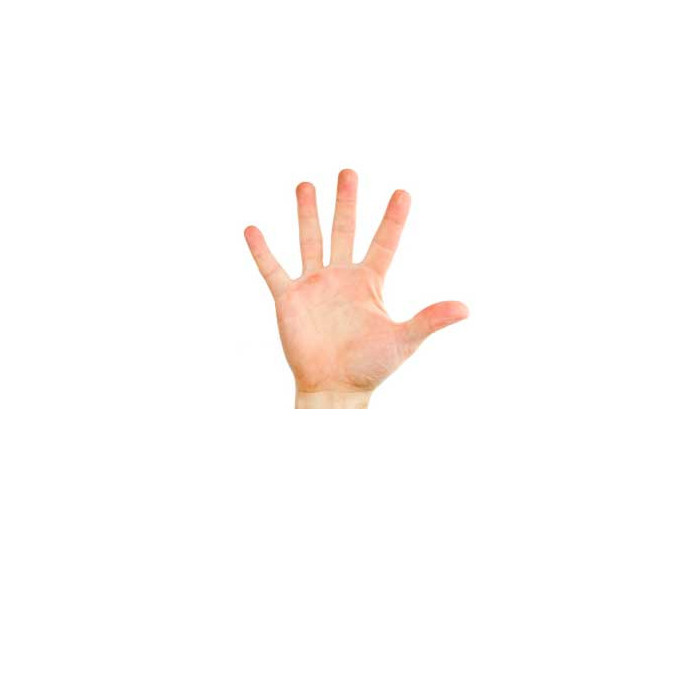
#> input picture testImage.jpg, 700 x 700 px
$ jupyter execute --allow-errors Hand-detection-Viola-Jones.ipynb
#> lines starting #> are read from the running program, lines starting #| are printed output that depends on the picture
# Haar like features
Haar-like features are digital image features used in object recognition.

Each feature is computed by integrating the gray scale image.
The sum of the pixels which lie within the white rectangles are subtracted from the sum of pixels in the grey rectangles.

Viola jones uses 5 types of features:
 - Two rectangle feature, vertical (feature A).
 - Two rectangle feature, horizontal (feature B).
 - Three rectangle feature, horizontal (feature C).
 - Three rectangle feature, vertical (similar to feature C, except it is vertical).
 - Four rectangle feature, (feature D).

Each feature can have different size and location within the detection window. The detection window has a size of 24x24 pixels which gives a total number of 180,000 possible features.

Let's compute the example feature.
First we have to load the image and scale it down.

[cell 1]
import cv2
import matplotlib.pyplot as plt

img = cv2.imread('testImage.jpg')
#> img is the input picture: shape (700, 700, 3); mean B, G, R 250.2, 251.6, 254.3
img = cv2.cvtColor(img, cv2.COLOR_BGR2GRAY)
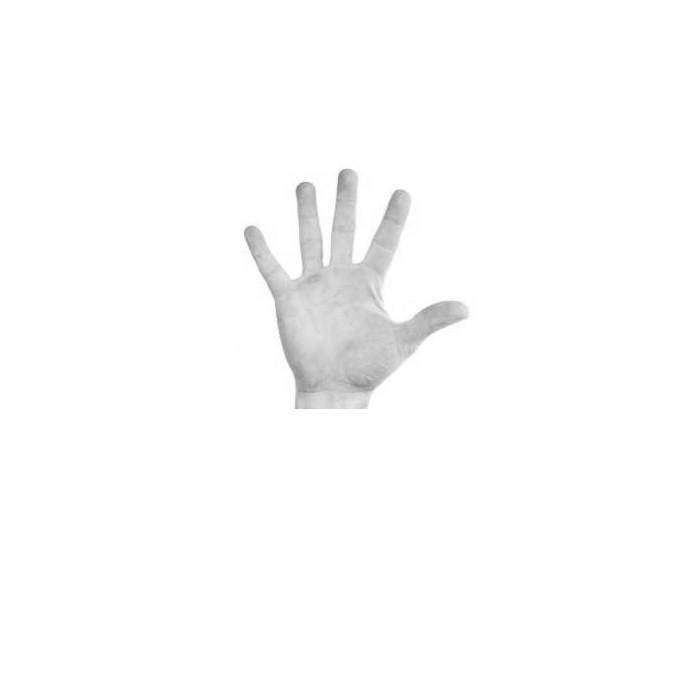
#> img: shape (700, 700); min 136, max 255, mean 252.2
img = cv2.resize(img, (60, 60), interpolation = cv2.INTER_AREA)
#> img: shape (60, 60)

plt.imshow(img ,cmap='gray')
plt.colorbar()
plt.show()

Then let's extract the detection window.

[cell 2]
import numpy as np

def cropImage(img, x, y, width, height):
#> called with x = 18, y = 12, width = 24, height = 24
    return np.array(img[y:y+height, x:x+width])
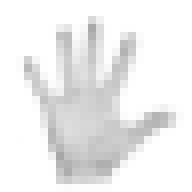
#> returned value: shape (24, 24) (shown 8 times larger); min 167, max 255, mean 237.8

pos = (18, 12)
size = (24, 24)
cropImg = cropImage(img, pos[0], pos[1], size[0], size[1])

plt.imshow(cropImg ,cmap='gray')
plt.colorbar()
plt.show()
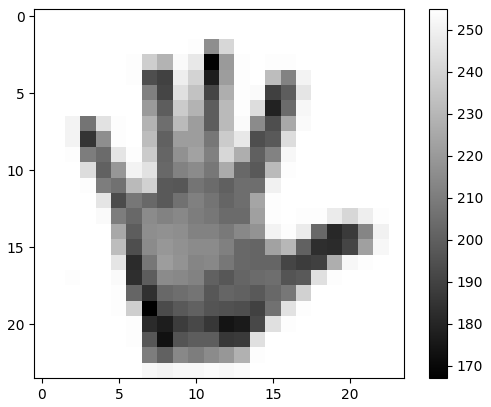
#> figure drawn by matplotlib, 2 panels

Now let's generate example Haar feature.

[cell 3]
import numpy as np

def genHaarMagic(size):
#> called with size = (10, 20)
    haar = np.ones(size)
    for x in range(0, size[0]):
        for y in range(int(size[1]/2), size[1]):
            haar[x][y] = 0

    return haar

haar = genHaarMagic((10, 20))
plt.imshow(haar ,cmap='gray')
plt.colorbar()
plt.show()
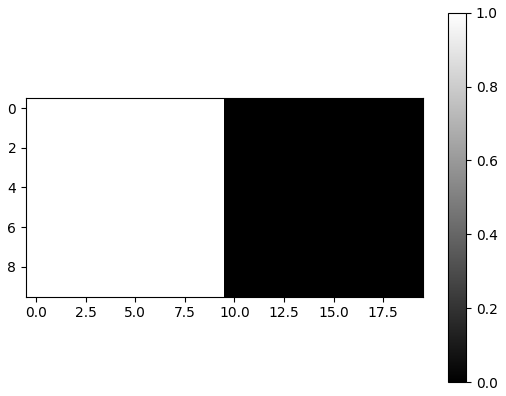
#> figure drawn by matplotlib, 2 panels

Now let's apply the Haar feature. In order to do this we can crop the detection window and then treat the haar feature as a mask.

[cell 4]
size = (haar.shape[1], haar.shape[0]) # rows and then columns DOUH!
areaUnderHaar = cropImage(cropImg, 2, 9, size[0], size[1])

[cell 5]
plt.imshow(areaUnderHaar, cmap='gray')
plt.colorbar()
plt.show()
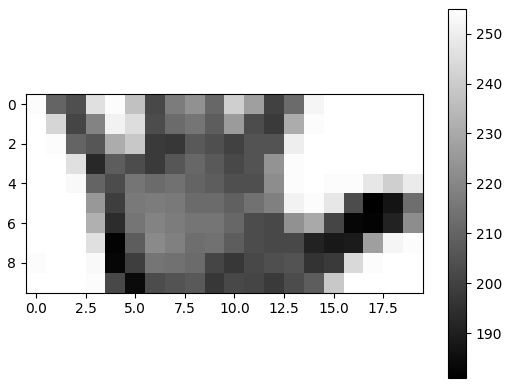
#> figure drawn by matplotlib, 2 panels

Then compute the integral (sum of all pixels).

[cell 6]
maskedImage = areaUnderHaar*(haar==1)

plt.imshow(maskedImage, cmap='gray')
plt.colorbar()
plt.show()
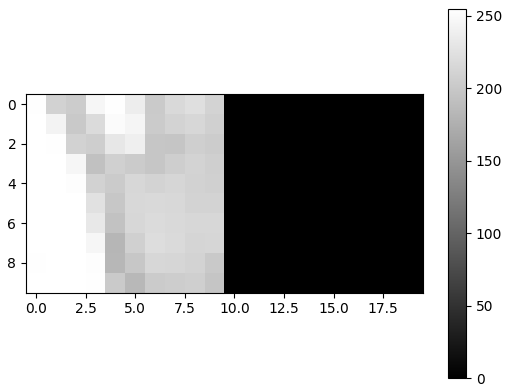
#> figure drawn by matplotlib, 2 panels

[cell 7]
whiteInt = np.sum(maskedImage)
#> whiteInt = 22387
print(whiteInt)
#| 22387

Then we have to repeat the process for the area under black rectangle.

[cell 8]
maskedImage = areaUnderHaar*(haar == 0)

plt.imshow(maskedImage, cmap='gray')
plt.colorbar()
plt.show()
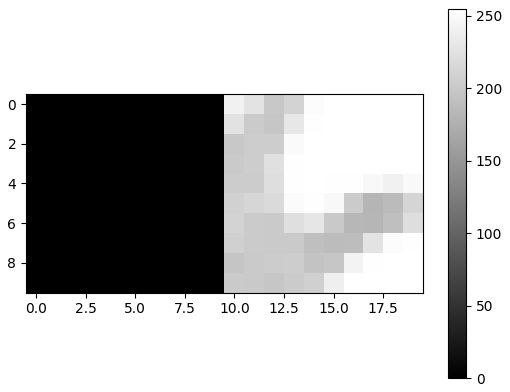
#> figure drawn by matplotlib, 2 panels

[cell 9]
darkInt = np.sum(maskedImage)
#> darkInt = 22807
print(darkInt)
#| 22807

And finally we can compute the value of our Haar feature.

[cell 10]
haarValue = int(whiteInt) - int(darkInt)
#> haarValue = -420
print(haarValue)
#| -420

# Integral image
The above method is incredibly inefficient.
To speed up the computation of the integral we can use so called integral image.
Integral image is an image defined using a formula:

$$ I(x,y) = \sum_{x' \leq x \\ y' \leq y}^{} i(x', y')$$
Where I(x,y) is an integral image function and i(x, y) is an image function.

Integral image can be computed using the following formula.
$$ I(x,y) = i(x,y) + I(x, y-1) + I(x-1, y) - I(x-1, y-1) $$

Example:

[cell 11]
integralImage = cv2.integral(cropImg)
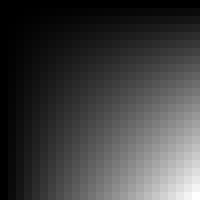
#> integralImage: shape (25, 25) int32 (shown 8 times larger); min 0, max 136964, mean 34507.2; drawn with min black and max white

plt.imshow(integralImage, cmap='gray')
plt.colorbar()
plt.show()
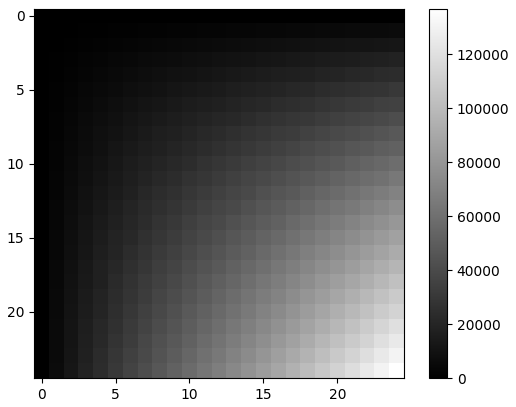
#> figure drawn by matplotlib, 2 panels

We can use integral image to very quickly compute the integral over the rectangular region.

The value of the integral image at location 1 is the sum of the pixels in rectangle A. The value at locations 2 is A+B at location 3 is A+C and at location 4 is A+B+C+D. The sum within D can be computed as 4+1-(2+3).

# Computing Haar like features using integral image

Now let's compute the same Haar feature using integral image.
First we have to define a function that takes the integral image and computes the sum of a rectangular region.

[cell 12]
def sum_region(integral_img_arr, top_left, bottom_right):
    """
    Calculates the sum in the rectangle specified by the given tuples.
    :param integral_img_arr:
    :type integral_img_arr: numpy.ndarray
    :param top_left: (x, y) of the rectangle's top left corner
    :type top_left: (int, int)
    :param bottom_right: (x, y) of the rectangle's bottom right corner
    :type bottom_right: (int, int)
    :return The sum of all pixels in the given rectangle
    :rtype int
    """
    top_left = (top_left[1], top_left[0])
    bottom_right = (bottom_right[1], bottom_right[0])

    if top_left == bottom_right:
        return integral_img_arr[top_left]

    top_right = (bottom_right[0], top_left[1])
    bottom_left = (top_left[0], bottom_right[1])
    return integral_img_arr[bottom_right] - integral_img_arr[top_right] - integral_img_arr[bottom_left] + integral_img_arr[top_left]

Now let's define the location and size of the feature.

[cell 13]
position = (2, 9)
width = 20
height = 10

#define corners
top_left = position
bottom_right = (position[0] + width, position[1] + height)

And then compute the value of the feature.

[cell 14]
first = sum_region(integralImage, top_left, (int(top_left[0] + width / 2), top_left[1] + height))
#> first = 22387
second = sum_region(integralImage, (int(top_left[0] + width / 2), top_left[1]), bottom_right)
#> second = 22807
score = first - second
#> score = -420

print("Score is: " + str(score))
#| Score is: -420

As we can see the score is exactly the same as from the naive method.

# Hand image dataset

In order to train and build a classifier we will need two datasets. Training dataset for training a classifier and test dataset for evaluating performance. Datasets should contain a number of detection windows containing hands and a number of detection windows that do not contain hands. We will be using supervised learning so each sample must have a label indicating whether it contains hand or not. Each dataset contains a number of detection frames containing hands (positive samples), and background pictures (negative samples).

For our example we used this dataset: https://www.ece.nus.edu.sg/stfpage/elepv/NUS-HandSet//?fbclid=IwAR2YhmdFXKnWpO2BmJ2-u_qXv_rIgIhF3O8tiy58XVBbdLWntFWh_BfKAP4

And manually prepared 200 samples by cutting out the square region containing hand.
To simplify we decided to consider only one pose.

First thing that we have to do is to load the dataset as an array of images.
Dataset is attached to the repository in a form of the compressed tarball so we have to uncompress it first.

[cell 15]
import tarfile
import os

DATASET_FILE = "dataset.tar.gz"
DATASET_DIR = "dataset"

#if directory dataset exists, skip decompressing
if os.path.isdir(DATASET_DIR):
    print("Dataset already exists! Skipping dataset decompression!")
else:
    with tarfile.open(DATASET_FILE) as tar:
        print("Decompressing dataset...")
        tar.extractall()
        print("Done!")

Dataset consists out of two directories.
Positive contains positive samples. Negative contains negative samples.
Now we have to load all images from those directories.
Since the dataset is quite small in size we can just load it into the system memory.

[cell 16]
from os import listdir
from os.path import isfile, join

def load_all_from_dir(dir):
#> called with dir = 'dataset/positive'
    files = [f for f in listdir(dir) if isfile(join(dir, f))]
    images = []
    for path in files:
        img = cv2.imread(dir+"/"+str(path))
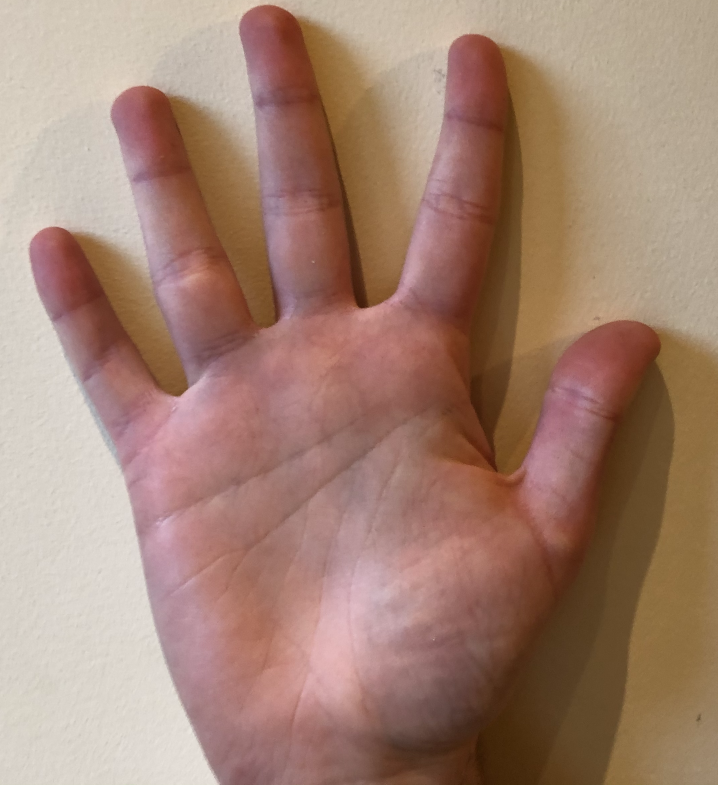
#> input picture dataset/positive/IMG_3515.png, 2152 x 2354 px (shown at 1/3 size)
#> img is the input picture: shape (2354, 2152, 3); mean B, G, R 114.7, 130.6, 163.3

        #convert color to rgb so matplotlib does not show false colors
        img = cv2.cvtColor(img, cv2.COLOR_BGR2RGB)

        images.append(img)
    return images

positiveSamples = load_all_from_dir(DATASET_DIR+"/positive")
#> positiveSamples = 3 items
#> (the rest of this cell did not finish here and is left out)


Let's take a quick look at the samples.

[cell 17]
fig,a =  plt.subplots(2,2)
a[0][0].imshow(positiveSamples[0])
a[0][1].imshow(positiveSamples[1])
a[1][0].imshow(positiveSamples[2])
#> (the rest of this cell did not finish here and is left out)

[cell 18]
fig,a =  plt.subplots(2,2)
#> (the rest of this cell did not finish here and is left out)

# Preparing dataset for training

First thing that we need to do is to convert all images to grayscale and resize all hand images to the size of the detection frame.

[cell 19]
def scale_images(images, width, height):
#> called with width = 24, height = 24
    processedImages = []
    for img in images:
        processedImages.append(cv2.resize(img, (width, height)))
#> this loop made 3 passes
#> after the loop, processedImages = 3 items

    return np.array(processedImages)

def convert_to_grayScale(images):
    processedImages = []
    for img in images:
        processedImages.append(cv2.cvtColor(img, cv2.COLOR_BGR2GRAY))
#> after the loop, processedImages = 3 items

    return np.array(processedImages)

positiveSamples = scale_images(positiveSamples, 24, 24)
positiveSamples = convert_to_grayScale(positiveSamples)
#> (the rest of this cell did not finish here and is left out)

Then we have to choose a number of random detection frames from the negative samples dataset. We will have twice as many negative samples as positive samples. We have 200 negative samples so we will choose 2 frames from each image.

[cell 20]
import random

#seed Pseudo Random Number Generator (PRNG)
#constant seed is used to ensure that results are exactly the same on each run
random.seed(42)

# [4 lines left out: function random_crop, not called in this run]

negativeDetectionFrames = []

#> (the rest of this cell did not finish here and is left out)

Then we have to perform a split to training and testing dataset. The standard proportions are 2/3 for training and 1/3 for testing. In order to do this we will perform random sampling by randomly shuffling the array and then taking top 1/3 samples as test dataset. For smaller datasets it would be better to perform stratified sampling but for this demonstration random sapling is also acceptable.

[cell 21]
random.shuffle(positiveSamples)
#> (the rest of this cell did not finish here and is left out)

The last thing that we have to do is to perform the variance normalization to negate the effects of different lighitng. The same normalization will be necessary later during classifier run.
Variance normalization is performed by substracting mean value and dividing by standard deviation. We will also convert the image pixels to floating point numbers from the range <0, 1> to avoid problems with integer division.

[cell 22]
# [8 lines left out: function normalize, not called in this run]

#> (the rest of this cell did not finish here and is left out)

# Building a weak classifier
Now we have to build a classifier using haar like featues. The classifier shall compute the value of the feature and use it to determine whether the detecion window contains hand or not. Of course a single feature is not a reliable indicator of the hand presence. For this reason we will call this classifier weak.

$$
h_j(x) =
\begin{array}{cc}
  \Bigg\{ &
    \begin{array}{cc}
      1 & \text{if } p_j f_j(x) < p_j 	\theta_j\\
      0 & \text{otherwise}
    \end{array}
\end{array}
$$

A weak classifier h(x) consists of a featuyre f(x), a  threshold thetha and a parity p indicating the direction of the inequality sign.

To build such classifier first we have to define the Haar feature class.

[cell 23]
def enum(**enums):
    return type('Enum', (), enums)

FeatureType = enum(TWO_VERTICAL=(1, 2), TWO_HORIZONTAL=(2, 1), THREE_HORIZONTAL=(3, 1), THREE_VERTICAL=(1, 3), FOUR=(2, 2))
FeatureTypes = [FeatureType.TWO_VERTICAL, FeatureType.TWO_HORIZONTAL, FeatureType.THREE_VERTICAL, FeatureType.THREE_HORIZONTAL, FeatureType.FOUR]

class Haar():
    """
    :param haarType: Type of the haar feature.
    :param position: Position of the feature (x,y) inside the detection window.
    :param width: Width of the haar feature.
    :param height: Height of the haar feature.
    """
    def __init__(self, haarType, position, width, height):
        self.type = haarType

        #corners
        self.top_left = position
        self.bottom_right = (position[0] + width, position[1] + height)

        #sizes
        self.width = width
        self.height = height

        """
        :param int_img: Integral image
        :param x: Position of the detection frame (X)
        :param y: Position of the detection frame (Y)
        """
    # [37 lines left out: function computeScore, not called in this run]

Then we have to define the weak classifier class.

[cell 24]
class WeakClassifier():
    """
    :param haarFeature: Feature
    :param threshold: Threshold value
    :param polarity: Polarity
    """
    # [4 lines left out: function __init__, not called in this run]

    """
    :param int_image: Integral image
    :param x: Position of the detection frame (X)
    :param y: Position of the detection frame (Y)
    """
    def classify(self, int_image, x, y):
        return self.polarity*self.feature.computeScore(int_image, x, y) < self.polarity*self.threshold

Now let's compute the value of the feature for example positive sample and compare it to the value for the negative sample.

#> (a cell that did not finish here is left out)

Now let's setup the weak classifier and test it.

#> (a cell that did not finish here is left out)

# Strong classifier
To improve the performance we can construct the strong classifier by combining the results of many weak classifiers.

$$
h(x) =
\begin{array}{cc}
  \Bigg\{ &
    \begin{array}{cc}
      1 & \text{if } \sum_{t=0}^{T} a_t h_t(x) \ge  0.5 \sum_{t=0}^{T} a_t\\
      0 & \text{otherwise}
    \end{array}
\end{array}
$$

Strong classifier h(x) returns a positive result if a weighted sum of results of weak classifiers is greater or equal to to the half of the maximum possible sum.

[cell 27]
class StrongClassifier():
    def __init__(self, classifiers, weights):
        self.classifiers = classifiers
        self.weights = weights

    """
    :param int_image: Integral image
    :param x: Position of the detection frame (X)
    :param y: Position of the detection frame (Y)
    """
    # [7 lines left out: function classify, not called in this run]

# Training a strong classifier with Adaptive Boosting

Now the problem is to select a number of best Haar like features and determine their optimal polarity and threshold.
For this a learning algorithm called Adaptive Boosting (AdaBoost) will be used.

The algorithm is as follows:

 - Given example images (x1, y1), (x2, y2) ... (xn, yn) where x is an image and y is either 0 when sample is negative or 1 when sample is positive.
 - Initialize weights of each sample
 $$
 w_i =
\begin{array}{cc}
  \Bigg\{ &
    \begin{array}{cc}
      1 \over {2p} & \text{if sample is positive}\\
      1 \over {2n} & \text{if sample is negative}
    \end{array}
\end{array}
 $$ where p is a number of positive samples and n is a number of negative samples.
 - For t = 0, 1, 2, .... T (T beeing a number of features that we want to include in our strong classifier.
    1. Normalize the weights so they form a probability distribution.
    2. For each feature $j$ train a weak classifier $h_j$. The error is evaluated with respect to sample weights.
    $$
    \epsilon_j = \sum_{i}^{} w_i|h_j(x_i) - y_i|
    $$
    3. Choose the classifier $h_t$, with the lowest error $\epsilon_t$.
    4. Evaluate each sample $i$ in a training dataset using choosen classifier $h_t$.
    $$
    e_i =
    \begin{array}{cc}
  \Bigg\{ &
    \begin{array}{cc}
     0 & \text{if sample was classified correctly}\\
     1 & \text{if sample was classified incorrectly}
    \end{array}
\end{array}
    $$
    5. Update sample weights:
    $$
    w_{t+1, i} = w_{t, i}\beta_t^{1-e_i}
    $$
    $$
    \beta_t = \frac{\epsilon_t} {1 - \epsilon_t}
    $$
    6. Choose weak classifier weight.
    $$
    a_t = ln \frac{1}{\beta_t}
    $$

Now let's implement this algorithm.
First thing that we have to do is to generate all possible Haar like features. For 24x24 they are 180,000 possible features.

[cell 28]
def genAllFeatures(img_height, img_width, min_feature_width, max_feature_width, min_feature_height, max_feature_height):
#> called with img_height = 24, img_width = 24, min_feature_width = 1, max_feature_width = 24, min_feature_height = 1, max_feature_height = 24
    features = []
    for feature in FeatureTypes:
        # FeatureTypes are just tuples
        feature_start_width = max(min_feature_width, feature[0])
        for feature_width in range(feature_start_width, max_feature_width, feature[0]):
            feature_start_height = max(min_feature_height, feature[1])
            for feature_height in range(feature_start_height, max_feature_height, feature[1]):
                for x in range(img_width - feature_width):
                    for y in range(img_height - feature_height):
                        features.append(Haar(feature, (x, y), feature_width, feature_height))
    return features
